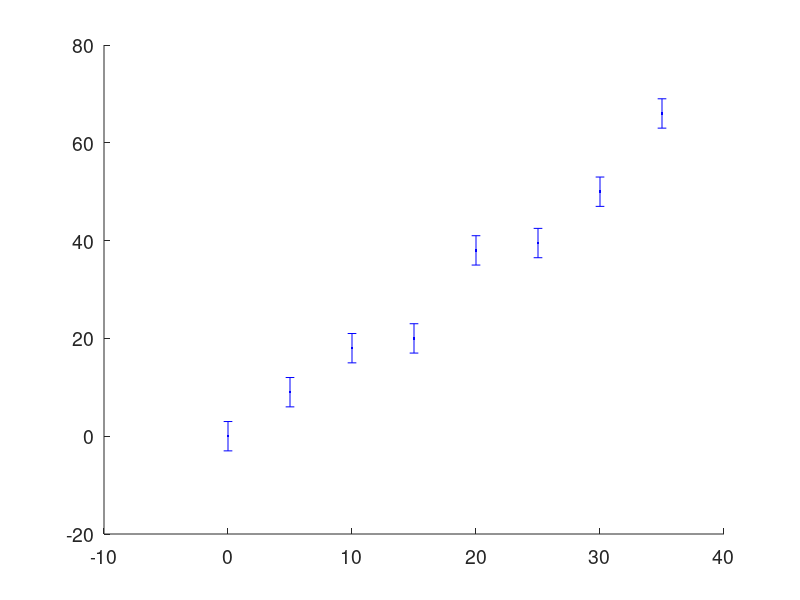

Recreate this plot in MATLAB. (Note: this script raises an error after producing the figure.)
%% Problem Set 5
% Jonathan Babu
set(0,'defaultfigurecolor',[1 1 1])
set(0,'defaultAxesFontSize',14)
set(0,'defaultfigureposition',[0 0 700 350]);
format compact
clear all
close all
%% Problem 1
figure(1)
%a)
Ia = [0,5,10,15,20,25,30,35];
Ra = [0,9,18,20,38,39.5,50,66];
err = [3,3,3,3,3,3,3,3];
errorbar(Ia,Ra,err,'b.','Markersize',15)
hold on
%theory curve
n2 = 1.00029;
k = @(Ia,Ra) sin((1*asin(Ia))./n2);
q = @(Ia,Ra) sin((1.25*asin(Ia))./n2);
plot(Ia,k(Ia,Ra),'r-')
hold on
plot(Ia,q(Ia,Ra))
hold on
xlabel('\theta_{1} [deg]')
ylabel('\theta_{2} [deg]')
legend({'data', 'n=1','n=2','best guess'},'Location','northwest')
title('Problem 1')
%my best guess at the index of refraction would be
m = @(Ir,Ra) sin(1.16*asin(Ia)./n2);
plot(Ia,m(Ia,Ra),'k-')
%% 
%b)
%y = chi2pdf(k(Ia,Ra),2)
%plot(IR,y)

% I couldn't get my second graph to load, but I would guess the index of
% refraction would be around 1.5, because according to the graph on the
% problem statement that's where the highest probability would be.